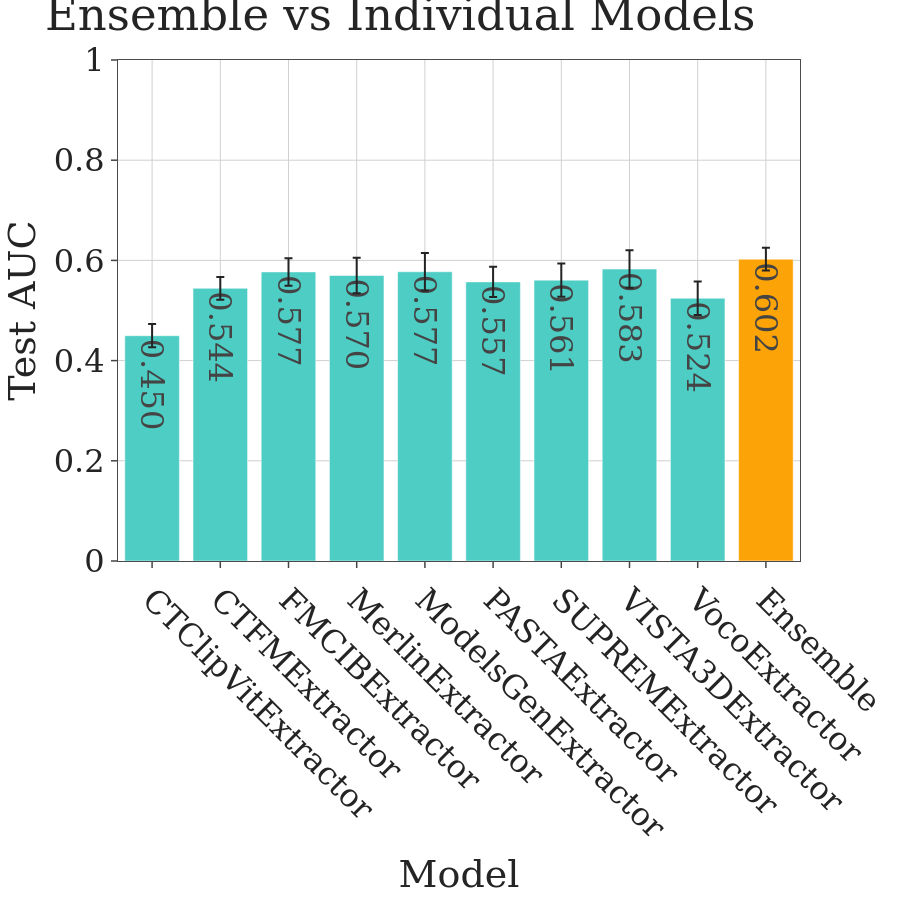

The code cell stored with this chart in its notebook:
### Code cell
# Plot ensemble vs single-model performance
model_names_plot = list(test_accuracies_dict.keys())
ind_means = [test_accuracies_dict[m]['mean'] for m in model_names_plot]
ind_errors = [test_accuracies_dict[m]['ci95'][1] - test_accuracies_dict[m]['mean'] for m in model_names_plot]

ensembles = [(ensemble_mean, ensemble_ci), (stacking_mean, stacking_ci)]

final_ensemble_mean, final_ensemble_ci = max(ensembles, key=lambda x: x[0])

bar_names = model_names_plot + ["Ensemble"]
bar_means = ind_means + [final_ensemble_mean]
bar_errors = ind_errors + [final_ensemble_ci]

colors = ['#4ECDC4'] * len(model_names_plot) + ['#FCA308']

fig = go.Figure()
fig.add_trace(go.Bar(
    x=bar_names,
    y=bar_means,
    error_y=dict(type='data', array=bar_errors),
    marker_color=colors,
    text=[f"{m:.3f}" for m in bar_means],
    textposition='auto'
))

apply_r_style(fig, font_size=32)
fig.update_layout(
    title='Ensemble vs Individual Models',
    xaxis_title='Model',
    yaxis_title='Test AUC',
    height=FIG_SIZE,
    width=FIG_SIZE,
    template='simple_white',
    xaxis_tickangle=45
)
fig.update_yaxes(range=[0, 1.0])

fig.write_image(PLOTS_DIR / f"{DATASET_SLUG}_ensemble_vs_individual.png")

fig.show()

best_ind_mean = max(ind_means) if ind_means else float('nan')
print(f"Ensemble uplift over best single: {ensemble_mean - best_ind_mean:+.4f}")

### Figure 1 — Plotly figure (JSON) as saved in the notebook; plotly's stock layout.template omitted (floating-point values rounded to 4 significant figures)
{"data": [{"error_y": {"array": [0.0233, 0.02254, 0.0274, 0.03554, 0.03743, 0.03028, 0.03312, 0.0374, 0.03332, 0.02277], "type": "data"}, "marker": {"color": ["#4ECDC4", "#4ECDC4", "#4ECDC4", "#4ECDC4", "#4ECDC4", "#4ECDC4", "#4ECDC4", "#4ECDC4", "#4ECDC4", "#FCA308"]}, "text": ["0.450", "0.544", "0.577", "0.570", "0.577", "0.557", "0.561", "0.583", "0.524", "0.602"], "textposition": "auto", "type": "bar", "x": ["CTClipVitExtractor", "CTFMExtractor", "FMCIBExtractor", "MerlinExtractor", "ModelsGenExtractor", "PASTAExtractor", "SUPREMExtractor", "VISTA3DExtractor", "VocoExtractor", "Ensemble"], "y": [0.4497, 0.5442, 0.577, 0.5699, 0.5774, 0.5571, 0.5606, 0.5826, 0.5244, 0.6025]}], "layout": {"font": {"family": "DejaVu Serif", "size": 32}, "height": 900, "margin": {"b": 60, "l": 60, "r": 40, "t": 60}, "paper_bgcolor": "white", "plot_bgcolor": "white", "title": {"text": "Ensemble vs Individual Models"}, "width": 900, "xaxis": {"gridcolor": "#D0D0D0", "linecolor": "#4B4B4B", "mirror": true, "showgrid": true, "tickangle": 45, "ticklen": 6, "ticks": "outside", "tickwidth": 1.5, "title": {"text": "Model"}, "zeroline": false}, "yaxis": {"gridcolor": "#D0D0D0", "linecolor": "#4B4B4B", "mirror": true, "range": [0, 1.0], "showgrid": true, "ticklen": 6, "ticks": "outside", "tickwidth": 1.5, "title": {"text": "Test AUC"}, "zeroline": false}}}
